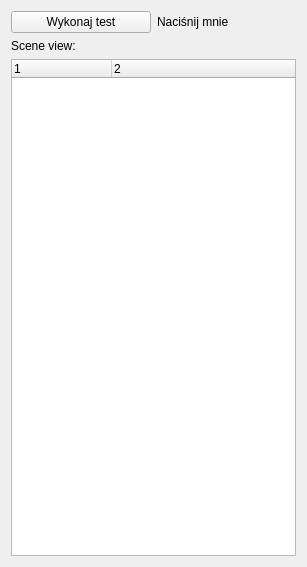
<?xml version="1.0" encoding="UTF-8"?>
<ui version="4.0">
 <class>GridWidget</class>
 <widget class="QWidget" name="GridWidget">
  <property name="geometry">
   <rect>
    <x>0</x>
    <y>0</y>
    <width>307</width>
    <height>567</height>
   </rect>
  </property>
  <property name="sizePolicy">
   <sizepolicy hsizetype="Preferred" vsizetype="Preferred">
    <horstretch>0</horstretch>
    <verstretch>0</verstretch>
   </sizepolicy>
  </property>
  <property name="windowTitle">
   <string>Form</string>
  </property>
  <layout class="QGridLayout" name="gridLayout">
   <item row="0" column="0">
    <layout class="QHBoxLayout" name="horizontalLayout">
     <item>
      <widget class="QPushButton" name="testButton">
       <property name="text">
        <string>Wykonaj test</string>
       </property>
      </widget>
     </item>
     <item>
      <widget class="QLabel" name="testButtonLabel">
       <property name="text">
        <string>Naciśnij mnie</string>
       </property>
      </widget>
     </item>
    </layout>
   </item>
   <item row="1" column="0">
    <widget class="QLabel" name="label">
     <property name="text">
      <string>Scene view: </string>
     </property>
    </widget>
   </item>
   <item row="2" column="0">
    <widget class="QTreeWidget" name="sceneGraphWidget">
     <property name="showDropIndicator" stdset="0">
      <bool>true</bool>
     </property>
     <property name="columnCount">
      <number>2</number>
     </property>
     <column>
      <property name="text">
       <string notr="true">1</string>
      </property>
     </column>
     <column>
      <property name="text">
       <string notr="true">2</string>
      </property>
     </column>
    </widget>
   </item>
  </layout>
 </widget>
 <resources/>
 <connections/>
</ui>
